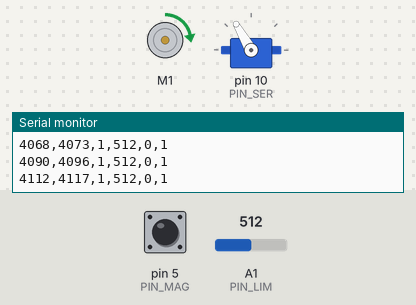
A sketch run on a simulated Arduino Uno, built with avr-gcc and run on an emulated ATmega328P. On the bench: DC motor (green arrow = forward, orange = backward, longer = faster), servo, the last lines printed to the serial monitor. The test bench sets the inputs (shaded band); at power-on: A1 (PIN_LIM) = 512, pin 5 (PIN_MAG) HIGH.

Above: at 4.2 s.
4.3 s: A1 (PIN_LIM) set to 109
5.8 s: A1 (PIN_LIM) set to 92
At 6.4 s:
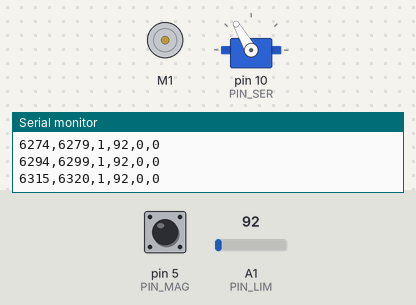
7.3 s: A1 (PIN_LIM) set to 1023
At 8.5 s:
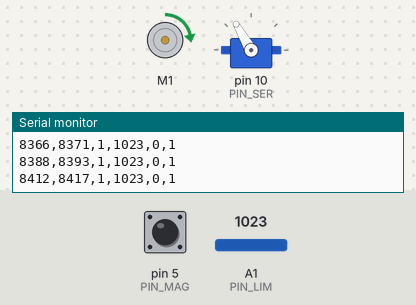
8.8 s: pin 5 (PIN_MAG) pulled LOW for 0.15 s
At 8.89 s:
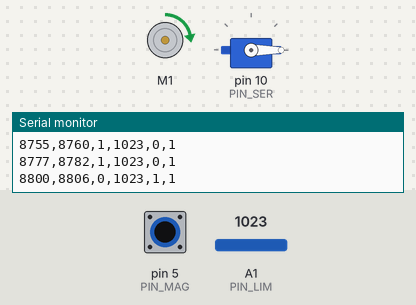
10.4 s: pin 5 (PIN_MAG) pulled LOW for 3.2 s
At 14.6 s:
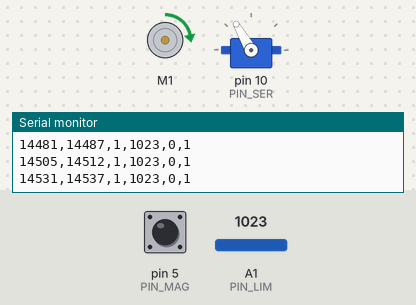
Timing chart, 0 to 16.1 s (numbered marks = the images above; inputs shaded):
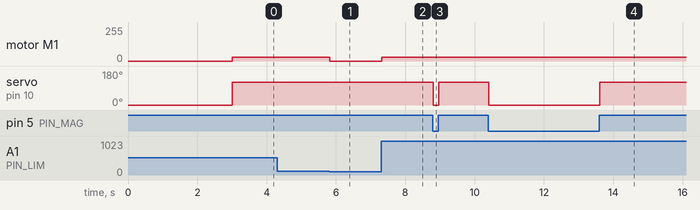

The sketch:

PERRY_THE_PLATAPUS.ino
```cpp
#include <Wire.h>
#include <Adafruit_MotorShield.h>
#include <Servo.h>


//This is where you should define variables.
//remember, because I just forgot and had to fix it, that every line of code needs a semicolon after it
//Heres a link for how to, its sort of weird and I still dont fully get it. https://docs.arduino.cc/learn/programming/variables/
//I would recomend defining the bounds of the servo in relation to the center of the servo.
//You should also define the center of the servo, we'll futz with these numbers later so just arbitrary works for now
//also, I highly recomend taking a look at the servo sweep example, you can look it up if you dont know how to get to it
//thats a lot of yapping, I hope its helpful

const int rest = 0; //servo resting degree
const int top = 120;//servo top degree //lowkey messed the rest and top up... rest is at the top and top is at the bottom
//defines the time at the start of the loop
int start_time = 0;
//How long delay should last
int del_time=0;
//defines how long one loop is suposed to last in ms
int loop_time = 20;
//here is the variable that controls whether the hat should come out or not, feel free to rename it and its calls
bool agent_mode=false;
bool chat_mode=false;
//Pin setup
const int PIN_MAG = 5;
const int PIN_LIM = A1;
const int PIN_SER = 10;
int magon=0;
int V_lim=0;

int servpos = 0;

//Sensing Bounds
// value out of 1023, so this is about 0.1v
const int LIM_THRESH = 100;
//Sensor Previous State bools
bool prev_mag = false;
bool prev_lim = false;


//DC Motor Section
Adafruit_MotorShield AFMS = Adafruit_MotorShield();
Adafruit_DCMotor *Facemotor = AFMS.getMotor(1);

//Servo Section
Servo servo;

void setup() {
  // put your setup code here, to run once:
  Serial.begin(9600);           // set up Serial library at 9600 bps
  Serial.println("Iniatializing PERRY THE PLATAPUS");

  if (!AFMS.begin()) {         // create with the default frequency 1.6KHz
  // if (!AFMS.begin(1000)) {  // OR with a different frequency, say 1KHz
    Serial.println("Could not find Motor Shield. Check wiring.");
    while (1);
  }
  Serial.println("Motor Shield found.");
  Facemotor->setSpeed(30);
  pinMode(PIN_MAG, INPUT_PULLUP);
  magon = digitalRead(PIN_MAG);
  V_lim=analogRead(PIN_LIM);
  //put servo setup code here
  servo.attach(PIN_SER);
  // Start servo at rest degrees
  servo.write(rest);
  delay(3000);

}

void loop() {


  //put sensing code here
  start_time = millis();
  //limit switch is connected from 5v to A1
  //mag switch is also from 5v to Analog pin. seems like the source might decay over time so maybe code to see initial spike? also set dection threshold as a variable so I can change later

  //update values
  magon = digitalRead(PIN_MAG);
  V_lim = analogRead(PIN_LIM);

  //Mag switch detection and toggle
  //magon is 1 if no magnet is present
  //and 0 if there is one
  if (magon == LOW && !prev_mag){
    agent_mode=true;
    prev_mag= true;
  }
  else if (magon == LOW  && prev_mag){
    //do nothing
  }
  else{
    //if magon == HIGH
    agent_mode=false;
    prev_mag = false;
  }

  //Lim switch detection and toggle
  if (V_lim >= LIM_THRESH && !prev_lim ){
    chat_mode = true;
    prev_lim = true;
  }
  else if (V_lim>= LIM_THRESH && prev_lim){
    //basically just do nothing
  }
  else{
    chat_mode = false;
    prev_lim = false;
  }

  if (agent_mode==false) {
    servo.write(top);    // servo moves up
  } else if(agent_mode==true){
    servo.write(rest);   // servo goes back to resting
  }

  if (chat_mode==true){
    Facemotor -> run(FORWARD);
  }
  else if (chat_mode == false){
    Facemotor -> run(RELEASE);
  }


  Serial.print(start_time);
  Serial.print(",");
  Serial.print(millis());
  Serial.print(",");
  Serial.print(magon);
  Serial.print(",");
  Serial.print(V_lim);
  Serial.print(",");
  Serial.print(agent_mode);
  Serial.print(",");
  Serial.println(chat_mode);

  del_time=millis()-start_time;
  if (del_time<loop_time){
    delay(loop_time-del_time);
  }
}
```

Measured:
- after the input at 5.8 s, motor M1: forward 30/255 → stopped at once
- after the input at 7.3 s, motor M1: stopped → forward 30/255 at once
- after the input at 8.8 s, servo on pin 10 (PIN_SER): 120° → 0° at once, → 120° 0.16 s later
- after the input at 10.4 s, servo on pin 10 (PIN_SER): 120° → 0° at once, → 120° 3.2 s later
